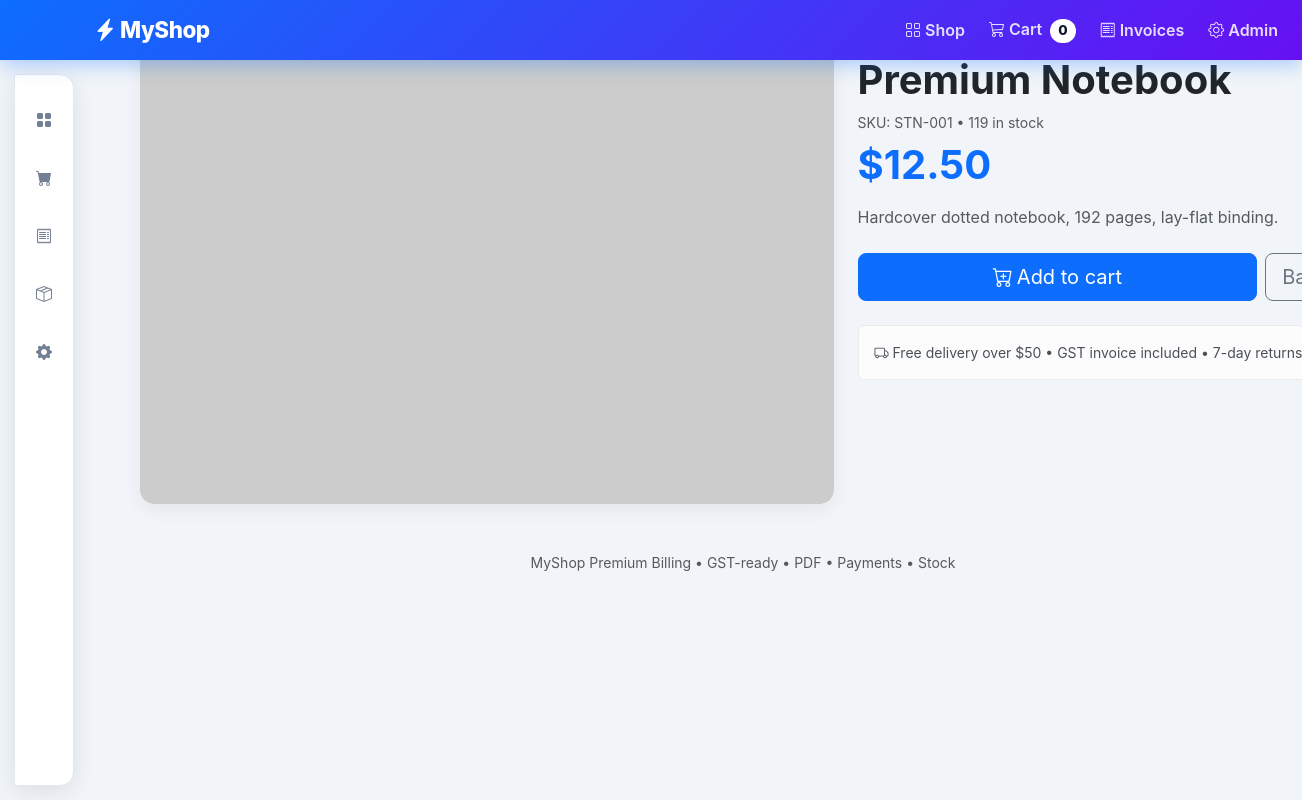
Before: /product/1 with the older database file.
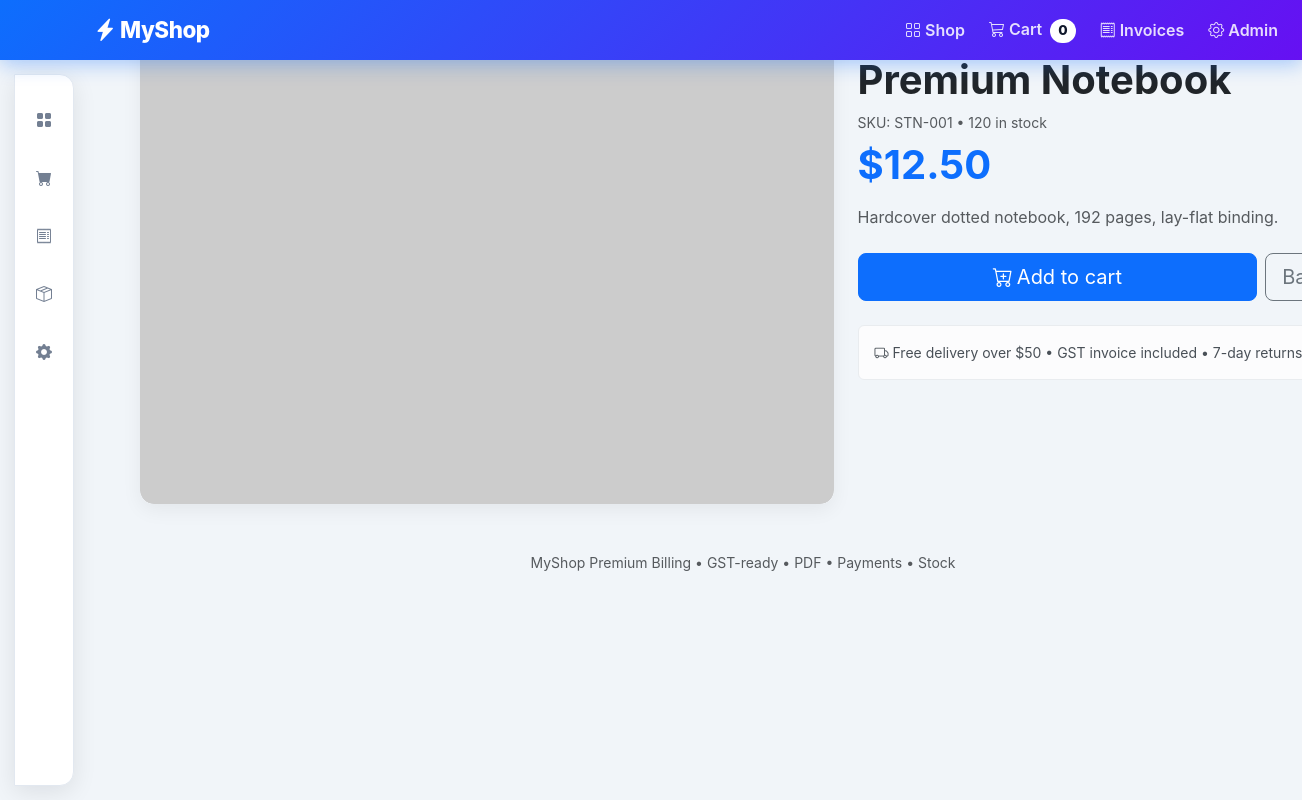
After: the same page with the newer database file.
### tables this page shows
CREATE TABLE products (
    id INTEGER PRIMARY KEY AUTOINCREMENT,
    name TEXT NOT NULL,
    description TEXT DEFAULT '',
    category TEXT DEFAULT 'General',
    price REAL NOT NULL,
    stock INTEGER NOT NULL DEFAULT 50,
    sku TEXT DEFAULT '',
    image_url TEXT
);

### app.py (the view)
@app.route("/product/<int:product_id>")
def product_detail(product_id):
    db = get_db()
    p = db.execute("SELECT * FROM products WHERE id = ?", (product_id,)).fetchone()
    if not p:
        return "Product not found", 404
    cart = session.get("cart", {})
    return render_template("product.html", product=p, cart_count=sum(cart.values()) if cart else 0)

### app.py (called while the page is built)
def get_db():
    db = getattr(g, "db", None)
    if db is None:
        db = g.db = sqlite3.connect(DB_PATH)
        db.row_factory = sqlite3.Row
    return db

def _cols(db, table):
    try:
        return [r[1] for r in db.execute(f"PRAGMA table_info({table})").fetchall()]
    except Exception:
        return []

@app.before_request
def ensure_migrations():
    if DB_PATH.exists():
        try:
            migrate_db()
        except Exception:
            pass

@app.after_request
def set_security_headers(response):
    response.headers.setdefault("X-Content-Type-Options", "nosniff")
    response.headers.setdefault("X-Frame-Options", "SAMEORIGIN")
    response.headers.setdefault("Referrer-Policy", "no-referrer")
    return response

### templates/product.html
{% extends "layout.html" %}
{% block content %}
<div class="row g-4">
  <div class="col-lg-7">
    <div class="card shadow-sm overflow-hidden">
      {% if product.image_url %}
      <img src="{{ product.image_url }}" class="detail-img" alt="{{ product.name }}" onerror="this.onerror=null;this.src='https://picsum.photos/seed/myshop{{ product.id }}/900/600'">
      {% else %}
      <img src="https://picsum.photos/seed/myshop{{ product.id }}/900/600" class="detail-img" alt="{{ product.name }}">
      {% endif %}
    </div>
  </div>
  <div class="col-lg-5">
    <span class="badge bg-light text-dark mb-2">{{ product.category or 'General' }}</span>
    <h1 class="fw-bold">{{ product.name }}</h1>
    <div class="text-muted small mb-2">SKU: {{ product.sku or ('PRD-' ~ product.id) }} • {{ product.stock }} in stock</div>
    <div class="display-6 fw-bold text-primary mb-3">${{ '%.2f'|format(product.price) }}</div>
    <p class="text-muted">{{ product.description or 'No description yet.' }}</p>
    <div class="d-flex gap-2 mt-4">
      <form action="/cart/add/{{ product.id }}" method="post" class="d-grid flex-fill">
        <button class="btn btn-primary btn-lg" {{ 'disabled' if (product.stock or 0) <= 0 else '' }}><i class="bi bi-cart-plus me-1"></i>Add to cart</button>
      </form>
      <a href="/" class="btn btn-outline-secondary btn-lg">Back</a>
    </div>
    <div class="alert alert-light mt-4 small"><i class="bi bi-truck me-1"></i>Free delivery over $50 • GST invoice included • 7-day returns</div>
  </div>
</div>
{% endblock %}

Changed rows visible on the page:
changed products "Premium Notebook": stock "119" → "120"
